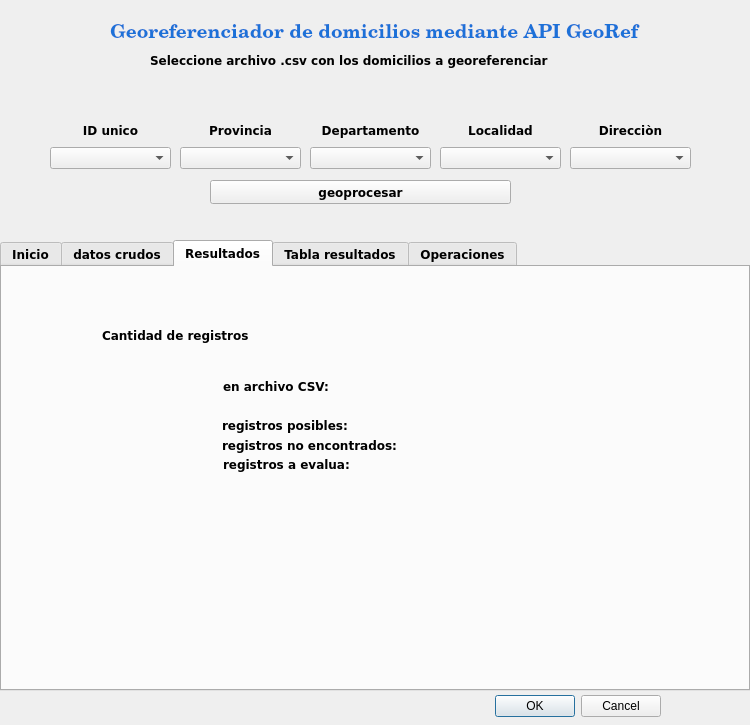
<?xml version="1.0" encoding="UTF-8"?>
<ui version="4.0">
 <class>direccGeoRefDialogBase</class>
 <widget class="QDialog" name="direccGeoRefDialogBase">
  <property name="geometry">
   <rect>
    <x>0</x>
    <y>0</y>
    <width>750</width>
    <height>725</height>
   </rect>
  </property>
  <property name="sizePolicy">
   <sizepolicy hsizetype="Fixed" vsizetype="Fixed">
    <horstretch>0</horstretch>
    <verstretch>0</verstretch>
   </sizepolicy>
  </property>
  <property name="minimumSize">
   <size>
    <width>750</width>
    <height>725</height>
   </size>
  </property>
  <property name="maximumSize">
   <size>
    <width>750</width>
    <height>725</height>
   </size>
  </property>
  <property name="windowTitle">
   <string>georefernciar con GeoRef</string>
  </property>
  <property name="sizeGripEnabled">
   <bool>false</bool>
  </property>
  <widget class="QDialogButtonBox" name="button_box">
   <property name="geometry">
    <rect>
     <x>320</x>
     <y>690</y>
     <width>341</width>
     <height>32</height>
    </rect>
   </property>
   <property name="orientation">
    <enum>Qt::Horizontal</enum>
   </property>
   <property name="standardButtons">
    <set>QDialogButtonBox::Cancel|QDialogButtonBox::Ok</set>
   </property>
  </widget>
  <widget class="QLabel" name="label">
   <property name="enabled">
    <bool>true</bool>
   </property>
   <property name="geometry">
    <rect>
     <x>110</x>
     <y>20</y>
     <width>541</width>
     <height>31</height>
    </rect>
   </property>
   <property name="font">
    <font>
     <family>C059</family>
     <pointsize>14</pointsize>
     <weight>75</weight>
     <bold>true</bold>
    </font>
   </property>
   <property name="text">
    <string>&lt;html&gt;&lt;head/&gt;&lt;body&gt;&lt;p&gt;&lt;span style=&quot; color:#1c71d8;&quot;&gt;Georeferenciador de domicilios mediante API GeoRef&lt;/span&gt;&lt;/p&gt;&lt;/body&gt;&lt;/html&gt;</string>
   </property>
  </widget>
  <widget class="QLabel" name="label_2">
   <property name="geometry">
    <rect>
     <x>150</x>
     <y>50</y>
     <width>441</width>
     <height>21</height>
    </rect>
   </property>
   <property name="font">
    <font>
     <family>DejaVu Sans</family>
     <weight>75</weight>
     <bold>true</bold>
    </font>
   </property>
   <property name="text">
    <string>&lt;html&gt;&lt;head/&gt;&lt;body&gt;&lt;p&gt;Seleccione archivo .csv con los domicilios a georeferenciar&lt;/p&gt;&lt;/body&gt;&lt;/html&gt;</string>
   </property>
  </widget>
  <widget class="QgsFileWidget" name="mQgsFileWidget">
   <property name="enabled">
    <bool>true</bool>
   </property>
   <property name="geometry">
    <rect>
     <x>170</x>
     <y>80</y>
     <width>401</width>
     <height>27</height>
    </rect>
   </property>
   <property name="toolTipDuration">
    <number>-1</number>
   </property>
   <property name="autoFillBackground">
    <bool>false</bool>
   </property>
   <property name="fileWidgetButtonVisible">
    <bool>true</bool>
   </property>
   <property name="filter">
    <string/>
   </property>
  </widget>
  <widget class="QWidget" name="layoutWidget">
   <property name="geometry">
    <rect>
     <x>180</x>
     <y>120</y>
     <width>121</width>
     <height>49</height>
    </rect>
   </property>
   <layout class="QGridLayout" name="gridLayout_2">
    <item row="0" column="0">
     <widget class="QLabel" name="label_4">
      <property name="font">
       <font>
        <family>DejaVu Sans</family>
        <weight>75</weight>
        <bold>true</bold>
       </font>
      </property>
      <property name="text">
       <string>&lt;html&gt;&lt;head/&gt;&lt;body&gt;&lt;p align=&quot;center&quot;&gt;Provincia&lt;/p&gt;&lt;/body&gt;&lt;/html&gt;</string>
      </property>
     </widget>
    </item>
    <item row="1" column="0">
     <widget class="QComboBox" name="comboBox_2"/>
    </item>
   </layout>
  </widget>
  <widget class="QWidget" name="layoutWidget_2">
   <property name="geometry">
    <rect>
     <x>310</x>
     <y>120</y>
     <width>121</width>
     <height>49</height>
    </rect>
   </property>
   <layout class="QGridLayout" name="gridLayout_3">
    <item row="1" column="0">
     <widget class="QComboBox" name="comboBox_3"/>
    </item>
    <item row="0" column="0">
     <widget class="QLabel" name="label_5">
      <property name="font">
       <font>
        <family>DejaVu Sans</family>
        <weight>75</weight>
        <bold>true</bold>
       </font>
      </property>
      <property name="text">
       <string>&lt;html&gt;&lt;head/&gt;&lt;body&gt;&lt;p align=&quot;center&quot;&gt;Departamento&lt;/p&gt;&lt;/body&gt;&lt;/html&gt;</string>
      </property>
     </widget>
    </item>
   </layout>
  </widget>
  <widget class="QWidget" name="layoutWidget_3">
   <property name="geometry">
    <rect>
     <x>440</x>
     <y>120</y>
     <width>121</width>
     <height>49</height>
    </rect>
   </property>
   <layout class="QGridLayout" name="gridLayout_4">
    <item row="0" column="0">
     <widget class="QLabel" name="label_6">
      <property name="font">
       <font>
        <family>DejaVu Sans</family>
        <weight>75</weight>
        <bold>true</bold>
       </font>
      </property>
      <property name="text">
       <string>&lt;html&gt;&lt;head/&gt;&lt;body&gt;&lt;p align=&quot;center&quot;&gt;Localidad&lt;/p&gt;&lt;/body&gt;&lt;/html&gt;</string>
      </property>
     </widget>
    </item>
    <item row="1" column="0">
     <widget class="QComboBox" name="comboBox_4"/>
    </item>
   </layout>
  </widget>
  <widget class="QWidget" name="layoutWidget_4">
   <property name="geometry">
    <rect>
     <x>570</x>
     <y>120</y>
     <width>121</width>
     <height>49</height>
    </rect>
   </property>
   <layout class="QGridLayout" name="gridLayout_5">
    <item row="2" column="0">
     <widget class="QComboBox" name="comboBox_5"/>
    </item>
    <item row="1" column="0">
     <widget class="QLabel" name="label_7">
      <property name="font">
       <font>
        <family>DejaVu Sans</family>
        <weight>75</weight>
        <bold>true</bold>
       </font>
      </property>
      <property name="text">
       <string>&lt;html&gt;&lt;head/&gt;&lt;body&gt;&lt;p align=&quot;center&quot;&gt;Direcciòn&lt;/p&gt;&lt;/body&gt;&lt;/html&gt;</string>
      </property>
     </widget>
    </item>
   </layout>
  </widget>
  <widget class="QPushButton" name="pushButton">
   <property name="geometry">
    <rect>
     <x>210</x>
     <y>180</y>
     <width>301</width>
     <height>24</height>
    </rect>
   </property>
   <property name="font">
    <font>
     <family>DejaVu Sans</family>
     <weight>75</weight>
     <bold>true</bold>
    </font>
   </property>
   <property name="text">
    <string>geoprocesar</string>
   </property>
  </widget>
  <widget class="QWidget" name="layoutWidget">
   <property name="geometry">
    <rect>
     <x>50</x>
     <y>120</y>
     <width>121</width>
     <height>49</height>
    </rect>
   </property>
   <layout class="QGridLayout" name="gridLayout">
    <item row="0" column="0">
     <widget class="QLabel" name="label_3">
      <property name="font">
       <font>
        <family>DejaVu Sans</family>
        <weight>75</weight>
        <bold>true</bold>
       </font>
      </property>
      <property name="text">
       <string>&lt;html&gt;&lt;head/&gt;&lt;body&gt;&lt;p align=&quot;center&quot;&gt;ID unico&lt;/p&gt;&lt;/body&gt;&lt;/html&gt;</string>
      </property>
     </widget>
    </item>
    <item row="1" column="0">
     <widget class="QComboBox" name="comboBox_1">
      <property name="autoFillBackground">
       <bool>false</bool>
      </property>
     </widget>
    </item>
   </layout>
  </widget>
  <widget class="QLabel" name="label_8">
   <property name="geometry">
    <rect>
     <x>270</x>
     <y>210</y>
     <width>181</width>
     <height>16</height>
    </rect>
   </property>
   <property name="font">
    <font>
     <pointsize>8</pointsize>
     <weight>75</weight>
     <bold>true</bold>
    </font>
   </property>
   <property name="text">
    <string/>
   </property>
  </widget>
  <widget class="QTabWidget" name="tabWidget">
   <property name="geometry">
    <rect>
     <x>0</x>
     <y>240</y>
     <width>750</width>
     <height>451</height>
    </rect>
   </property>
   <property name="maximumSize">
    <size>
     <width>750</width>
     <height>16777215</height>
    </size>
   </property>
   <property name="font">
    <font>
     <family>DejaVu Sans</family>
     <weight>75</weight>
     <bold>true</bold>
    </font>
   </property>
   <property name="currentIndex">
    <number>2</number>
   </property>
   <widget class="QWidget" name="tab_1">
    <attribute name="title">
     <string>Inicio</string>
    </attribute>
    <widget class="QLabel" name="label_11">
     <property name="geometry">
      <rect>
       <x>40</x>
       <y>20</y>
       <width>671</width>
       <height>341</height>
      </rect>
     </property>
     <property name="font">
      <font>
       <family>DejaVu Sans</family>
       <pointsize>12</pointsize>
       <weight>75</weight>
       <bold>true</bold>
      </font>
     </property>
     <property name="text">
      <string>&lt;html&gt;&lt;head/&gt;&lt;body&gt;&lt;p&gt;Descripción general&lt;/p&gt;&lt;p align=&quot;justify&quot;&gt;&lt;span style=&quot; font-weight:400;&quot;&gt;Este plugin facilita la georreferenciación de domicilios a partir de datos en formato CSV. El usuario debe seleccionar un archivo CSV que contenga direcciones y datos asociados (provincia, departamento, localidad, etc.). El plugin procesa el archivo, crea una solicitud JSON para consultar la API de GeoRef y luego muestra los resultados en una tabla dentro de QGIS. Además, el plugin clasifica y resalta la información según diferentes criterios (por ejemplo, si la dirección fue encontrada, si es posible, a descartar o necesita evaluación). También incluye funcionalidades para exportar la tabla completa o filtrada a CSV, y para guardar los registros marcados como &amp;quot;posible&amp;quot; en formato GeoJSON para su uso en QGIS.&lt;/span&gt;&lt;/p&gt;&lt;p align=&quot;justify&quot;&gt;&lt;span style=&quot; font-size:10pt; font-weight:400;&quot;&gt;referencia al plugin:&lt;br/&gt;&lt;br/&gt;referencia a GeoRef:&lt;/span&gt;&lt;/p&gt;&lt;p align=&quot;justify&quot;&gt;&lt;a href=&quot;https://www.argentina.gob.ar/georef&quot;&gt;&lt;span style=&quot; font-size:10pt; text-decoration: underline; color:#0000ff;&quot;&gt;https://www.argentina.gob.ar/georef&lt;/span&gt;&lt;/a&gt;&lt;/p&gt;&lt;/body&gt;&lt;/html&gt;</string>
     </property>
     <property name="wordWrap">
      <bool>true</bool>
     </property>
    </widget>
   </widget>
   <widget class="QWidget" name="tab_2">
    <property name="toolTip">
     <string>&lt;html&gt;&lt;head/&gt;&lt;body&gt;&lt;p&gt;&lt;br/&gt;&lt;/p&gt;&lt;/body&gt;&lt;/html&gt;</string>
    </property>
    <property name="whatsThis">
     <string>&lt;html&gt;&lt;head/&gt;&lt;body&gt;&lt;p&gt;&lt;br/&gt;&lt;/p&gt;&lt;/body&gt;&lt;/html&gt;</string>
    </property>
    <attribute name="title">
     <string>datos crudos</string>
    </attribute>
    <widget class="QPlainTextEdit" name="plainTextEdit_1">
     <property name="geometry">
      <rect>
       <x>0</x>
       <y>20</y>
       <width>351</width>
       <height>401</height>
      </rect>
     </property>
    </widget>
    <widget class="QPlainTextEdit" name="plainTextEdit_2">
     <property name="geometry">
      <rect>
       <x>360</x>
       <y>20</y>
       <width>381</width>
       <height>401</height>
      </rect>
     </property>
    </widget>
    <widget class="QWidget" name="layoutWidget">
     <property name="geometry">
      <rect>
       <x>10</x>
       <y>0</y>
       <width>731</width>
       <height>20</height>
      </rect>
     </property>
     <layout class="QGridLayout" name="gridLayout_6">
      <item row="0" column="0">
       <widget class="QLabel" name="label_9">
        <property name="text">
         <string>origen del csv</string>
        </property>
       </widget>
      </item>
      <item row="0" column="1">
       <widget class="QLabel" name="label_10">
        <property name="text">
         <string>respuesta de la API</string>
        </property>
       </widget>
      </item>
     </layout>
    </widget>
   </widget>
   <widget class="QWidget" name="tab_3">
    <attribute name="title">
     <string>Resultados</string>
    </attribute>
    <widget class="QLabel" name="label_12">
     <property name="geometry">
      <rect>
       <x>100</x>
       <y>60</y>
       <width>231</width>
       <height>16</height>
      </rect>
     </property>
     <property name="text">
      <string>Cantidad de registros</string>
     </property>
    </widget>
    <widget class="QLabel" name="label_13">
     <property name="geometry">
      <rect>
       <x>221</x>
       <y>111</y>
       <width>251</width>
       <height>17</height>
      </rect>
     </property>
     <property name="text">
      <string>en archivo CSV:</string>
     </property>
    </widget>
    <widget class="QLabel" name="label_14">
     <property name="geometry">
      <rect>
       <x>220</x>
       <y>150</y>
       <width>251</width>
       <height>17</height>
      </rect>
     </property>
     <property name="text">
      <string>registros posibles:</string>
     </property>
    </widget>
    <widget class="QLabel" name="label_15">
     <property name="geometry">
      <rect>
       <x>221</x>
       <y>189</y>
       <width>251</width>
       <height>17</height>
      </rect>
     </property>
     <property name="text">
      <string>registros a evalua:</string>
     </property>
    </widget>
    <widget class="QLabel" name="label_16">
     <property name="geometry">
      <rect>
       <x>220</x>
       <y>170</y>
       <width>251</width>
       <height>17</height>
      </rect>
     </property>
     <property name="text">
      <string>registros no encontrados:</string>
     </property>
    </widget>
   </widget>
   <widget class="QWidget" name="tab_4">
    <attribute name="title">
     <string>Tabla resultados</string>
    </attribute>
    <widget class="QTableView" name="tableView_1">
     <property name="geometry">
      <rect>
       <x>0</x>
       <y>0</y>
       <width>741</width>
       <height>421</height>
      </rect>
     </property>
    </widget>
   </widget>
   <widget class="QWidget" name="tab_5">
    <attribute name="title">
     <string>Operaciones</string>
    </attribute>
    <widget class="QSplitter" name="splitter">
     <property name="geometry">
      <rect>
       <x>250</x>
       <y>100</y>
       <width>221</width>
       <height>191</height>
      </rect>
     </property>
     <property name="orientation">
      <enum>Qt::Vertical</enum>
     </property>
     <widget class="QPushButton" name="pushButton_2">
      <property name="maximumSize">
       <size>
        <width>16777215</width>
        <height>16777215</height>
       </size>
      </property>
      <property name="font">
       <font>
        <family>DejaVu Sans</family>
        <weight>75</weight>
        <bold>true</bold>
        <kerning>true</kerning>
       </font>
      </property>
      <property name="text">
       <string>Descargar toda la tabla</string>
      </property>
     </widget>
     <widget class="QPushButton" name="pushButton_3">
      <property name="text">
       <string>Descargar dudosos</string>
      </property>
     </widget>
     <widget class="QPushButton" name="pushButton_4">
      <property name="text">
       <string>Descargar descartados</string>
      </property>
     </widget>
     <widget class="QPushButton" name="pushButton_5">
      <property name="text">
       <string>Descargar acertados</string>
      </property>
     </widget>
     <widget class="QPushButton" name="pushButton_6">
      <property name="text">
       <string>Cargar al TOC los acertados</string>
      </property>
     </widget>
    </widget>
   </widget>
  </widget>
 </widget>
 <customwidgets>
  <customwidget>
   <class>QgsFileWidget</class>
   <extends>QWidget</extends>
   <header>qgsfilewidget.h</header>
  </customwidget>
 </customwidgets>
 <resources/>
 <connections>
  <connection>
   <sender>button_box</sender>
   <signal>accepted()</signal>
   <receiver>direccGeoRefDialogBase</receiver>
   <slot>accept()</slot>
   <hints>
    <hint type="sourcelabel">
     <x>670</x>
     <y>740</y>
    </hint>
    <hint type="destinationlabel">
     <x>20</x>
     <y>20</y>
    </hint>
   </hints>
  </connection>
  <connection>
   <sender>button_box</sender>
   <signal>rejected()</signal>
   <receiver>direccGeoRefDialogBase</receiver>
   <slot>reject()</slot>
   <hints>
    <hint type="sourcelabel">
     <x>670</x>
     <y>740</y>
    </hint>
    <hint type="destinationlabel">
     <x>20</x>
     <y>20</y>
    </hint>
   </hints>
  </connection>
 </connections>
</ui>
